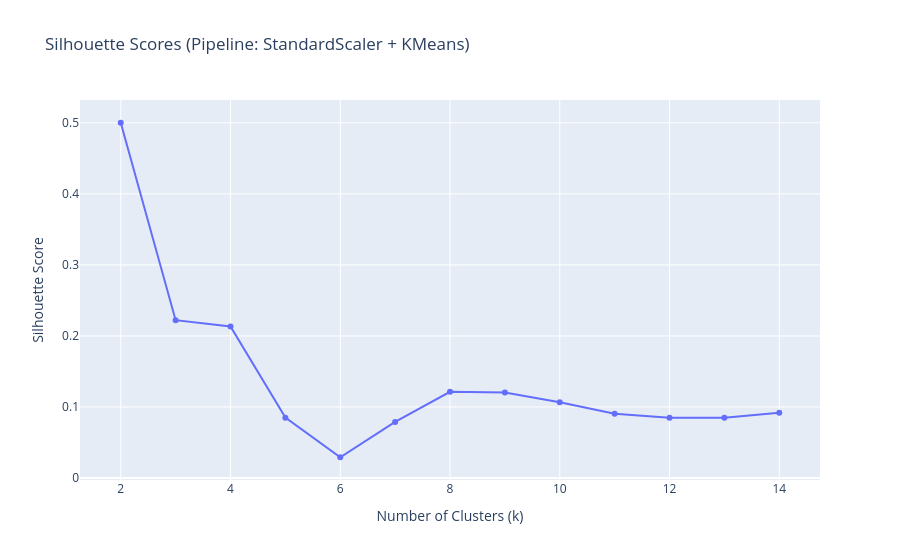

The cell this chart's notebook holds for it:
### Markdown cell above
#### Silhouette Scores

### Code cell
sil_scores = []
K_values_sil = list(range(2,15))

for k in K_values_sil:
    pipe.set_params(kmeans__n_clusters=k)
    pipe.fit(numeric)

    labels = pipe['kmeans'].labels_

    sil = silhouette_score(numeric, labels)
    sil_scores.append(sil)

fig = px.line(
    x = K_values_sil,
    y = sil_scores,
    markers = True,
    title = 'Silhouette Scores (Pipeline: StandardScaler + KMeans)',
    labels = {'x': 'Number of Clusters (k)', 'y': 'Silhouette Score'}
)

fig.show()

### Figure 1 — Plotly figure (JSON) as saved in the notebook; plotly's stock layout.template omitted (floating-point values rounded to 4 significant figures)
{"data": [{"hovertemplate": "Number of Clusters (k)=%{x}<br>Silhouette Score=%{y}<extra></extra>", "legendgroup": "", "line": {"color": "#636efa", "dash": "solid"}, "marker": {"symbol": "circle"}, "mode": "lines+markers", "name": "", "orientation": "v", "showlegend": false, "type": "scatter", "x": [2, 3, 4, 5, 6, 7, 8, 9, 10, 11, 12, 13, 14], "xaxis": "x", "y": [0.5, 0.2222, 0.2132, 0.08503, 0.02927, 0.07891, 0.1213, 0.1202, 0.1065, 0.09041, 0.08496, 0.08499, 0.09207], "yaxis": "y"}], "layout": {"legend": {"tracegroupgap": 0}, "title": {"text": "Silhouette Scores (Pipeline: StandardScaler + KMeans)"}, "xaxis": {"anchor": "y", "domain": [0, 1], "title": {"text": "Number of Clusters (k)"}}, "yaxis": {"anchor": "x", "domain": [0, 1], "title": {"text": "Silhouette Score"}}}}
